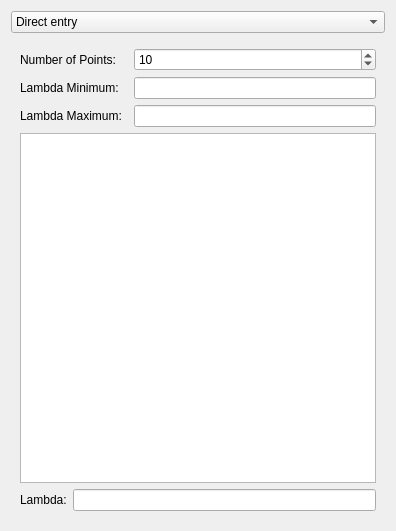
<?xml version="1.0" encoding="UTF-8"?>
<ui version="4.0">
 <class>SolveInverseProblemWithTikhonovSVDDialog</class>
 <widget class="QDialog" name="SolveInverseProblemWithTikhonovSVDDialog">
  <property name="geometry">
   <rect>
    <x>0</x>
    <y>0</y>
    <width>396</width>
    <height>531</height>
   </rect>
  </property>
  <property name="minimumSize">
   <size>
    <width>360</width>
    <height>375</height>
   </size>
  </property>
  <property name="windowTitle">
   <string>Dialog</string>
  </property>
  <layout class="QGridLayout" name="gridLayout">
   <item row="0" column="0">
    <widget class="QComboBox" name="lambdaMethodComboBox_">
     <item>
      <property name="text">
       <string>Direct entry</string>
      </property>
     </item>
     <item>
      <property name="text">
       <string>Slider</string>
      </property>
     </item>
     <item>
      <property name="text">
       <string>L-curve</string>
      </property>
     </item>
    </widget>
   </item>
   <item row="1" column="0">
    <widget class="QStackedWidget" name="stackedWidget">
     <property name="currentIndex">
      <number>2</number>
     </property>
     <widget class="QWidget" name="page">
      <layout class="QGridLayout" name="gridLayout_6">
       <item row="0" column="0">
        <widget class="QLabel" name="label">
         <property name="text">
          <string>Lambda:</string>
         </property>
        </widget>
       </item>
       <item row="0" column="1">
        <widget class="QDoubleSpinBox" name="lambdaDoubleSpinBox_">
         <property name="decimals">
          <number>8</number>
         </property>
         <property name="maximum">
          <double>999999999.000000000000000</double>
         </property>
        </widget>
       </item>
      </layout>
     </widget>
     <widget class="QWidget" name="page_2">
      <layout class="QFormLayout" name="formLayout_2">
       <item row="0" column="0">
        <layout class="QHBoxLayout" name="horizontalLayout">
         <item>
          <widget class="QLabel" name="label_2">
           <property name="text">
            <string>Lambda:</string>
           </property>
          </widget>
         </item>
         <item>
          <widget class="QDoubleSpinBox" name="lambdaSliderDoubleSpinBox_">
           <property name="readOnly">
            <bool>false</bool>
           </property>
           <property name="decimals">
            <number>8</number>
           </property>
           <property name="maximum">
            <double>999999999.000000000000000</double>
           </property>
           <property name="singleStep">
            <double>0.000100000000000</double>
           </property>
          </widget>
         </item>
        </layout>
       </item>
       <item row="2" column="0">
        <widget class="QGroupBox" name="groupBox">
         <property name="title">
          <string>Range Settings</string>
         </property>
         <layout class="QGridLayout" name="gridLayout_7">
          <item row="0" column="0">
           <widget class="QLabel" name="label_3">
            <property name="text">
             <string>From</string>
            </property>
           </widget>
          </item>
          <item row="0" column="1">
           <widget class="QDoubleSpinBox" name="lambdaMinDoubleSpinBox_">
            <property name="decimals">
             <number>8</number>
            </property>
            <property name="maximum">
             <double>999999999.000000000000000</double>
            </property>
           </widget>
          </item>
          <item row="1" column="0">
           <widget class="QLabel" name="label_4">
            <property name="text">
             <string>Step Size</string>
            </property>
           </widget>
          </item>
          <item row="1" column="1">
           <widget class="QDoubleSpinBox" name="lambdaResolutionDoubleSpinBox_">
            <property name="decimals">
             <number>8</number>
            </property>
            <property name="maximum">
             <double>999999999.000000000000000</double>
            </property>
           </widget>
          </item>
          <item row="2" column="0">
           <widget class="QLabel" name="label_5">
            <property name="text">
             <string>To</string>
            </property>
           </widget>
          </item>
          <item row="2" column="1">
           <widget class="QDoubleSpinBox" name="lambdaMaxDoubleSpinBox_">
            <property name="decimals">
             <number>8</number>
            </property>
            <property name="maximum">
             <double>999999999.000000000000000</double>
            </property>
           </widget>
          </item>
         </layout>
        </widget>
       </item>
       <item row="1" column="0" colspan="2">
        <widget class="QSlider" name="lambdaSlider_">
         <property name="orientation">
          <enum>Qt::Horizontal</enum>
         </property>
        </widget>
       </item>
      </layout>
     </widget>
     <widget class="QWidget" name="page_3">
      <layout class="QGridLayout" name="gridLayout_8">
       <item row="2" column="0">
        <widget class="QLabel" name="label_7">
         <property name="text">
          <string>Lambda Maximum:</string>
         </property>
        </widget>
       </item>
       <item row="4" column="0" colspan="3">
        <layout class="QHBoxLayout" name="horizontalLayout_2">
         <item>
          <widget class="QLabel" name="label_6">
           <property name="text">
            <string>Lambda:</string>
           </property>
          </widget>
         </item>
         <item>
          <widget class="QLineEdit" name="lCurveLambdaLineEdit_">
           <property name="readOnly">
            <bool>true</bool>
           </property>
          </widget>
         </item>
        </layout>
       </item>
       <item row="3" column="0" colspan="3">
        <widget class="QTextEdit" name="lCurveTextEdit_">
         <property name="readOnly">
          <bool>true</bool>
         </property>
        </widget>
       </item>
       <item row="1" column="0">
        <widget class="QLabel" name="label_10">
         <property name="text">
          <string>Lambda Minimum:</string>
         </property>
        </widget>
       </item>
       <item row="0" column="0">
        <widget class="QLabel" name="label_9">
         <property name="text">
          <string>Number of Points:</string>
         </property>
        </widget>
       </item>
       <item row="0" column="2">
        <widget class="QSpinBox" name="lambdaNumberSpinBox_">
         <property name="maximum">
          <number>9999999</number>
         </property>
         <property name="value">
          <number>10</number>
         </property>
        </widget>
       </item>
       <item row="1" column="2">
        <widget class="QLineEdit" name="lCurveMinLineEdit_"/>
       </item>
       <item row="2" column="2">
        <widget class="QLineEdit" name="lCurveMaxLineEdit_"/>
       </item>
      </layout>
     </widget>
    </widget>
   </item>
  </layout>
 </widget>
 <resources/>
 <connections/>
</ui>
